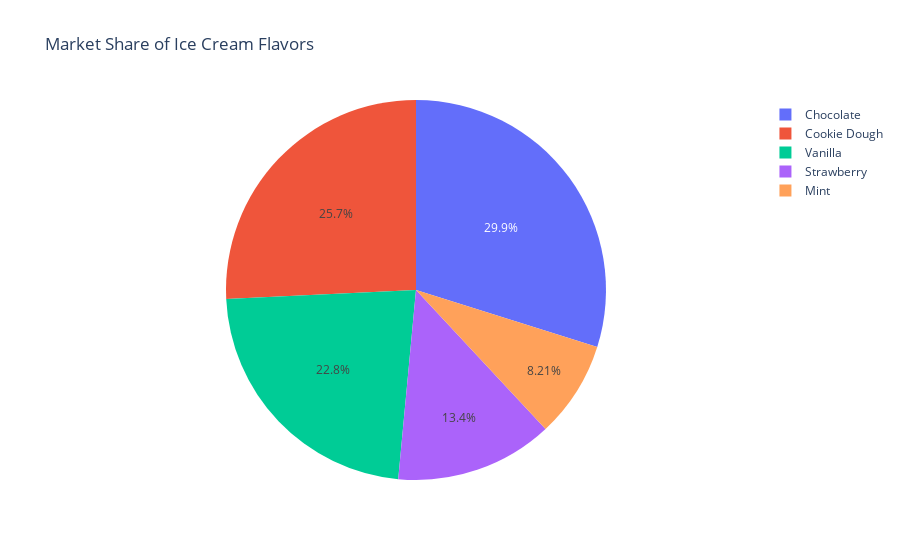

The cell this chart's notebook holds for it:
### Code cell
# Ice Cream Shop Sales Analysis

import pandas as pd
import matplotlib.pyplot as plt
import seaborn as sns
import plotly.express as px

# Sample data
data = {
    'Flavor': ['Vanilla', 'Chocolate', 'Strawberry', 'Mint', 'Cookie Dough'],
    'Monday': [50, 70, 30, 20, 60],
    'Tuesday': [45, 80, 25, 15, 55],
    'Wednesday': [60, 65, 35, 25, 70],
    'Thursday': [70, 90, 40, 20, 75],
    'Friday': [80, 95, 50, 30, 85]
}

df = pd.DataFrame(data)
df.set_index('Flavor', inplace=True)

# 1. Using Matplotlib: Stacked Bar Chart
df.T.plot(kind='bar', stacked=True, figsize=(10, 6))
plt.title('Ice Cream Shop Daily Sales by Flavor')
plt.xlabel('Day')
plt.ylabel('Sales')
plt.xticks(rotation=45)
plt.legend(title='Flavor')
plt.tight_layout()
plt.show()

# Calculate total sales and busiest day
total_sales = df.sum()
busiest_day = df.sum(axis=0).idxmax()
highest_flavor = total_sales.idxmax()

print(f"Flavor with highest total sales: {highest_flavor}")
print(f"Busiest day for the shop: {busiest_day}")

# 2. Using Seaborn: Heatmap
plt.figure(figsize=(10, 6))
sns.heatmap(df, annot=True, cmap='YlGnBu', fmt='g')
plt.title('Sales Heatmap by Flavor and Day')
plt.xlabel('Day')
plt.ylabel('Flavor')
plt.tight_layout()
plt.show()

# Analyzing consistency and spikes
consistency = df.std(axis=1).idxmin()  # Flavor with the lowest standard deviation
spikes = df.max(axis=1) - df.min(axis=1)  # Calculate spikes
spike_flavor = spikes.idxmax()

print(f"Flavor with most consistent sales: {consistency}")
print(f"Flavor with sales spikes: {spike_flavor}")

# 3. Using Plotly: Interactive Pie Chart
total_sales = df.sum(axis=1).reset_index()
total_sales.columns = ['Flavor', 'Total Sales']

# Create pie chart
fig = px.pie(total_sales, values='Total Sales', names='Flavor', title='Market Share of Ice Cream Flavors')
fig.show()

# Analyzing market share
largest_flavor = total_sales.loc[total_sales['Total Sales'].idxmax(), 'Flavor']
over_50_percent_flavors = total_sales[total_sales['Total Sales'] > (total_sales['Total Sales'].sum() * 0.5)]

print(f"Flavor with largest market share: {largest_flavor}")
print("Flavors that combined make up over 50% of total sales:")
print(over_50_percent_flavors)

# 4. Using Matplotlib: Line Plot
plt.figure(figsize=(10, 6))
for flavor in df.index:
    plt.plot(df.columns, df.loc[flavor], marker='o', label=flavor)
plt.title('Sales Trend of Ice Cream Flavors Throughout the Week')
plt.xlabel('Day')
plt.ylabel('Sales')
plt.xticks(rotation=45)
plt.legend(title='Flavor')
plt.tight_layout()
plt.show()

# Analyzing growth and trends
growth = df.loc[:, 'Friday'] - df.loc[:, 'Monday']
most_growth_flavor = growth.idxmax()
decreasing_trends = df[df.iloc[:, -1] < df.iloc[:, 0]].index.tolist()

print(f"Flavor showing most growth from Monday to Friday: {most_growth_flavor}")
print(f"Flavors with decreasing trend: {decreasing_trends}")

### Figure 1 — Plotly figure (JSON) as saved in the notebook; plotly's stock layout.template omitted (floating-point values rounded to 4 significant figures)
{"data": [{"domain": {"x": [0, 1], "y": [0, 1]}, "hovertemplate": "Flavor=%{label}<br>Total Sales=%{value}<extra></extra>", "labels": ["Vanilla", "Chocolate", "Strawberry", "Mint", "Cookie Dough"], "legendgroup": "", "name": "", "showlegend": true, "type": "pie", "values": [305, 400, 180, 110, 345]}], "layout": {"legend": {"tracegroupgap": 0}, "title": {"text": "Market Share of Ice Cream Flavors"}}}
